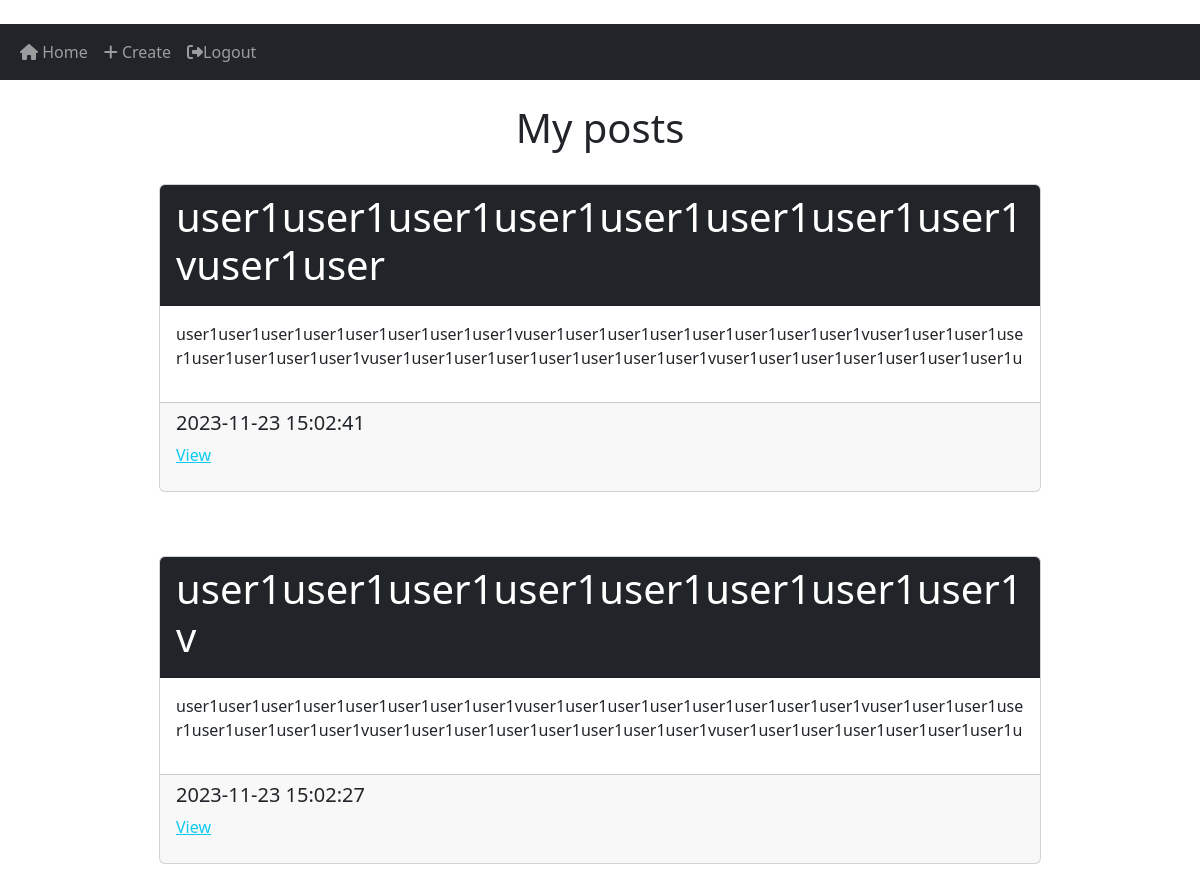
Screenshot of /posts/user2 (signed in) with the database file from the repository.
### website/models.py (models this page shows)
class Post(db.Model):
    id = db.Column(db.Integer, primary_key=True)
    title = db.Column(db.String)  #learn
    text = db.Column(db.Text, nullable=False) #nullable mean is if input is empty
    author_id = db.Column(db.Integer(), db.ForeignKey('user.id', ondelete="CASCADE"), nullable=False) #please find more information for this line
    date_created = db.Column(db.DateTime(timezone=True), default=func.now())
    comments = db.relationship('Comment', backref='comentcha', passive_deletes=True)

### website/views.py (the view)
@views.route('/posts/<username>')
@login_required
def user_posts(username):
    target_user = User.query.filter_by(username=username).first()
    if not target_user:
        flash('This useraname is not exist', category='error')
        return redirect(url_for('views.home'))
    else:
        posts = target_user.posts
        if target_user.username == current_user.username:
            username = 'My'
        return render_template('user_posts.html', username=username, user_posts=posts, user=current_user)

### website/__init__.py (called while the page is built)
def create_app():
    app = Flask(__name__)
    app.config['SECRET_KEY'] = 'asdsadsadasfasdasda'
    app.config['SQLALCHEMY_DATABASE_URI'] = f'sqlite:///{DB_NAME}'
    db.init_app(app)
    from .views import views
    from .auth import auth
    from .models import User, Post
    with app.app_context():
        db.create_all()
    app.register_blueprint(views, url_prefix='/')
    app.register_blueprint(auth, url_prefix='/')
    login_manager = LoginManager()
    login_manager.login_view = 'auth.login'
    login_manager.init_app(app)
    @login_manager.user_loader
    def load_user(id):
        return User.query.get(int(id))
    return app

### website/templates/user_posts.html (shortened to what this page needs)
﻿{% extends 'base.html' %}
{% block content %}
<br>
<div class="text-center w-50 mx-auto">
    <h1>{{ username }} posts</h1>
</div>
{% for post in user_posts[::-1] %}
    <br>
    <div class="post card mb-3 w-75 mx-auto">
        <div class="card-title card-header bg-dark text-white">
            <h1>{{ post.title[:50] }}</h1>
        </div>
        <div class="card-body">
            <p>{{ post.text[:200] }}<p>
        </div>
        <div class="card-footer">
            <h5>{{ post.date_created }}</h5>
            <p><a href="/post/{{ post.id }}" class="link-info">View</a></p>
        </div>
    </div>
    <br>
{% endfor %}
{% endblock %}

### rows the page displays
Post: title "user1user1user1user1user1user1user1user1vuser1user", text "user1user1user1user1user1user1user1user1vuser1user1user1user1user1user1user1user1vuser1user1user1user1user1user1user1user1vuser1user1user1user1user1user1user1user1vuser1user1user1user1user1user1user1u", date_created "2023-11-23 15:02:41"
Post: title "user1user1user1user1user1user1user1user1v", text "user1user1user1user1user1user1user1user1vuser1user1user1user1user1user1user1user1vuser1user1user1user1user1user1user1user1vuser1user1user1user1user1user1user1user1vuser1user1user1user1user1user1user1u", date_created "2023-11-23 15:02:27"

### other values shown
{{ username }} "My"
